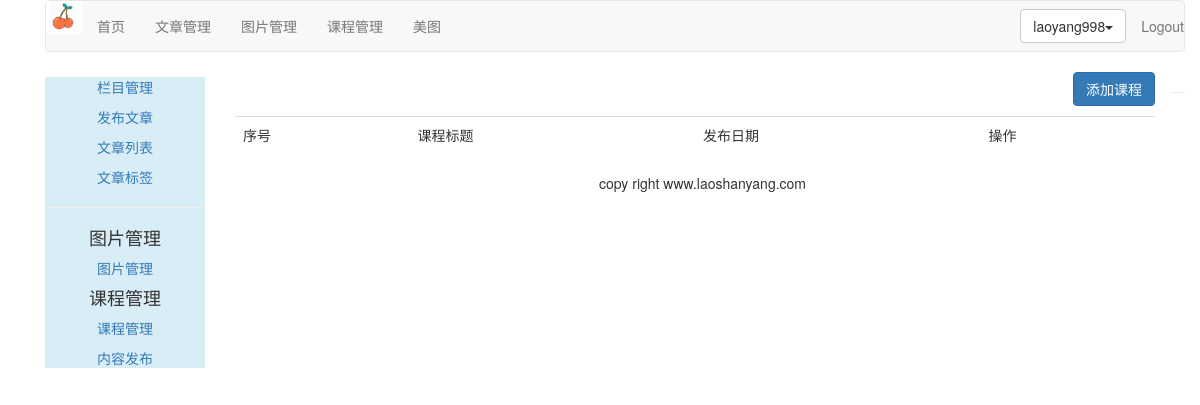
Before: /course/manage_course (signed in) with the older database file.
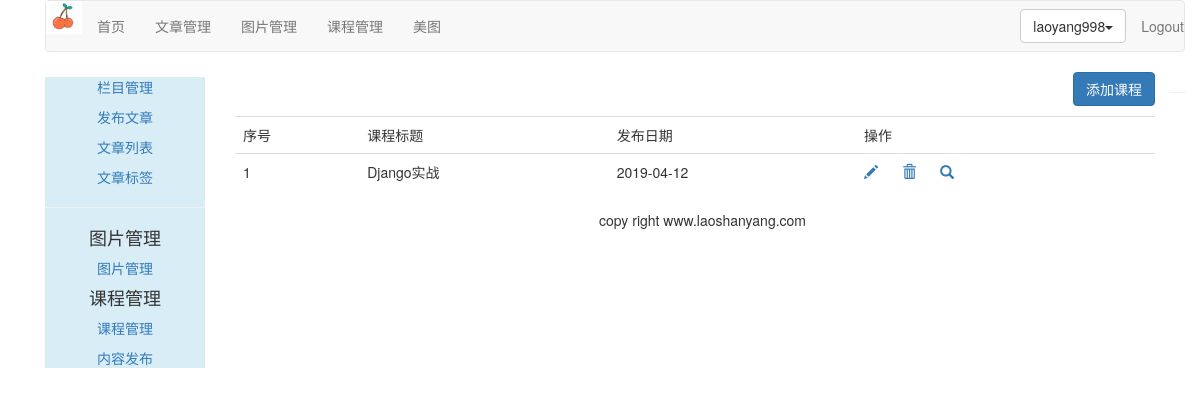
After: the same page with the newer database file.
### course/models.py (models this page shows, shortened)
class Course(models.Model):
    user = models.ForeignKey(User, related_name='course_user', on_delete=models.CASCADE)
    title = models.CharField(max_length=200)
    slug = models.SlugField(max_length=300, unique=True)
    student = models.ManyToManyField(User, related_name='courses_joined', blank=True)
    overview = models.TextField()
    created = models.DateTimeField(auto_now_add=True)
    class Meta:
        ordering = ('-created',)

### course/views.py (the view)
# urls.py: path('manage_course', ManageCourseListView.as_view(), name='manage_course'),
class ManageCourseListView(UserCourseMixin, ListView):
    context_object_name = 'courses'
    template_name = 'course/manage/manage_course_list.html'

### course/views.py (called while the page is built)
    def get_queryset(self):
        qs = super(UserMixin, self).get_queryset()
        return qs.filter(user=self.request.user)

### templates/course/manage/manage_course_list.html (shortened to what this page needs)
{% extends 'article/base.html' %}
{% load staticfiles %}
{% block content %}
    <div>
        <div class="text-right"><a href="{% url 'course:create_course' %}">
            <button type="button" class="btn btn-primary">添加课程</button>
        </a>
        </div>
        <table class="table table-hover" style="margin-top: 10px;">
            <tr>
                <td>序号</td>
                <td>课程标题</td>
                <td>发布日期</td>
                <td>操作</td>
            </tr>
            {% for course in courses %}
                <tr id={{ forloop.counter }}>
                    <td>{{ forloop.counter }}</td>
                    <td>{{ course.title }}</td>
                    <td>{{ course.created|date:"Y-m-d" }}</td>
                    <td>
                        <a name="edit" href="javascript:">
                            <span class="glyphicon glyphicon-pencil"></span>
                        </a>
                        <a class="delete" name="delete" href="{% url 'course:delete_course' course.id %}">
                            <span class="glyphicon glyphicon-trash" style="margin-left: 20px;"></span>
                        </a>
                        <a name="search" href="{% url 'course:list_lesson' course.id %}">
                            <span class="glyphicon glyphicon-search" style="margin-left: 20px;"></span>
                        </a>
                    </td>
                </tr>
            {% endfor %}
        </table>
    </div>
{% endblock %}

Changed rows visible on the page:
added Course: title "Django实战", created "2019-04-12"
